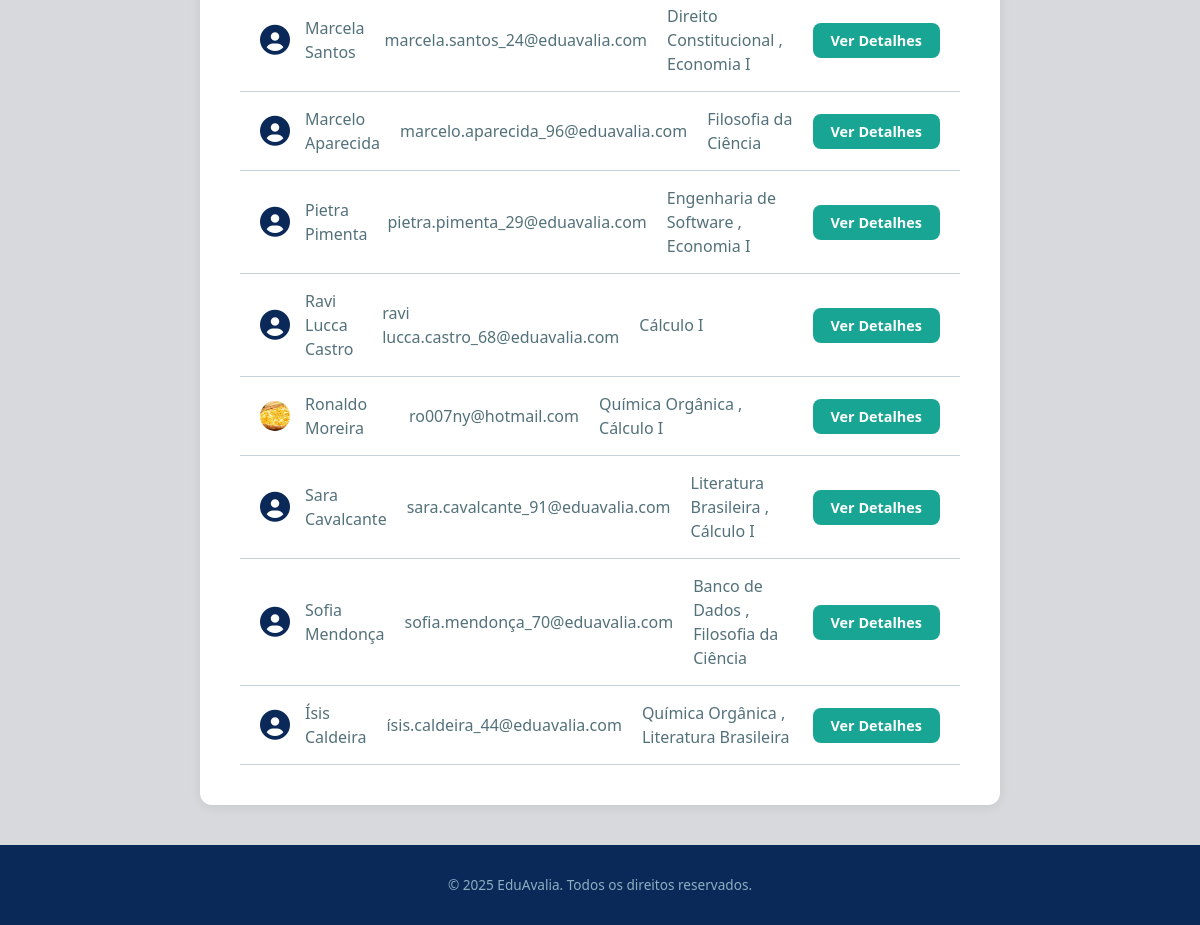
The page /professores/ (signed in, lower part) on the database as committed earlier.
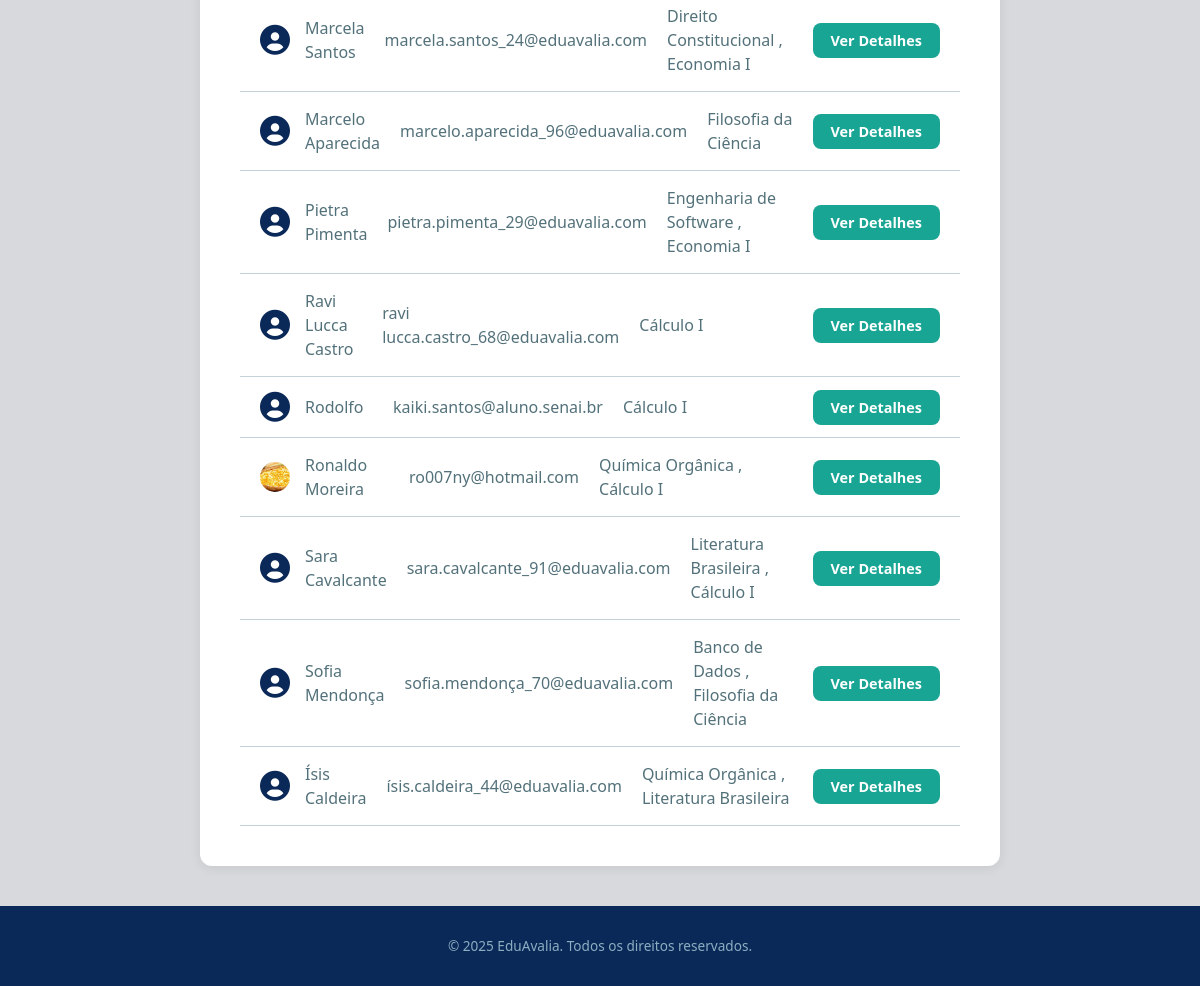
The same page on the database as committed later.
### avaliacoes/models.py (models this page shows, shortened)
class Professor(models.Model):
    user = models.OneToOneField(CustomUser, on_delete=models.CASCADE, limit_choices_to={'user_type': 'professor'})
    foto = models.ImageField(upload_to='professores_fotos/', blank=True, null=True)

class CustomUser(AbstractUser):
    USER_TYPE_CHOICES = (
        ('aluno', 'Aluno'),
        ('professor', 'Professor'),
        ('admin', 'Administrador'),
    )
    user_type = models.CharField(max_length=20, choices=USER_TYPE_CHOICES, default='aluno')
    cpf = models.CharField(max_length=11, unique=True)
    data_nascimento = models.DateField(null=True, blank=True)

class DisciplinaPessoa(models.Model):
    STATUS_CHOICES = [
        ('ativo', 'Ativo'),
        ('inativo', 'Inativo'),
    ]
    disciplina = models.ForeignKey('Materia', on_delete=models.CASCADE)
    pessoa = models.ForeignKey('CustomUser', on_delete=models.CASCADE, related_name='disciplinas_pessoa')
    status = models.CharField(max_length=20, choices=STATUS_CHOICES, default='ativo')
    class Meta:
        unique_together = ('disciplina', 'pessoa')

class Materia(models.Model):
    nome = models.CharField(max_length=100) # Este campo armazena o nome real ("Química")
    codigo = models.CharField(max_length=20, unique=True)
    data_inicio = models.DateField()
    nome_normalized = models.CharField(max_length=100, blank=True, db_index=True)

### avaliacoes/views.py (the view)
# urls.py: path('professores/', views.lista_professores, name='lista_professores'),
@login_required(login_url='login')
def lista_professores(request):
    professores = Professor.objects.annotate(
        media_nota=Avg('user__disciplinas_pessoa__avaliacoes__categorias_avaliacao__nota')
    ).filter(id__isnull=False).order_by('user__first_name') # Adicionei ordenação
    query_professor = request.GET.get('q_professor')
    query_disciplina = request.GET.get('q_disciplina')
    if query_professor:
        professores = professores.filter(
            Q(user__first_name__icontains=query_professor) |
            Q(user__last_name__icontains=query_professor)
        )
    if query_disciplina:
        professores = professores.filter(
            user__disciplinas_pessoa__disciplina__nome__icontains=query_disciplina
        ).distinct() # .distinct() evita professores duplicados se ele der 2x a mesma matéria
    context = {
        'professores': professores,
        'query_professor': query_professor, # Bônus: envia o termo de volta
        'query_disciplina': query_disciplina # Bônus: envia o termo de volta
    }
    return render(request, 'avaliacoes/lista_professores.html', context)

### avaliacoes/templates/avaliacoes/lista_professores.html (shortened to what this page needs)
{% extends 'base.html' %}
{% load static %}
{% block content %}
<main class="admin-container">
    <section class="admin-panel">
        <div class="professor-list-container">
            {% for professor in professores %}
            <div class="professor-item" style="
                display: grid;
                grid-template-columns: 2fr 2fr 3fr 1fr;
                gap: 20px;
                padding: 15px 20px;
                border-bottom: 1px solid var(--cinza-claro);
                align-items: center;
                color: var(--verde-escuro-letras);
            ">
                <div style="display: flex; align-items: center;">
                    {% if professor.foto %}
                        <img src="{{ professor.foto.url }}" alt="Foto de {{ professor.user.first_name }}" style="
                            width: 30px;
                            height: 30px;
                            border-radius: 50%; /* Deixa a foto redonda */
                            object-fit: cover; /* Garante que a imagem não distorça */
                            margin-right: 15px;
                        ">
                    {% else %}
                        <i class="fas fa-user-circle" style="
                            font-size: 30px;
                            color: var(--azul-marinho);
                            margin-right: 15px;
                        "></i>
                    {% endif %}
                    <span>{{ professor.user.first_name }} {{ professor.user.last_name }}</span>
                </div>
                <span>{{ professor.user.email }}</span>
                <span>
                    {% for dp in professor.user.disciplinas_pessoa.all %}
                        {{ dp.disciplina.nome }}
                        {% if not forloop.last %}, {% endif %} {% empty %}
                        <span style="opacity: 0.7;">Nenhuma disciplina</span>
                    {% endfor %}
                </span>
                <div>
                    <a href="{% url 'detalhes_professor' professor.id %}" class="btn" style="
                        padding: 8px 18px;
                        font-size: 0.9rem;
                        white-space: nowrap;
                    ">
                        Ver Detalhes
                    </a>
                </div>
            </div>
            {% empty %}
                <p style="padding: 20px; color: var(--cinza-escuro-letras);">Nenhum professor cadastrado ainda.</p>
            {% endfor %}
            </div>
    </section>
</main>
{% endblock content %}

Rows that differ between the two databases and show on the page:
added Professor: user.first_name "Rodolfo", user.email "kaiki.santos@aluno.senai.br"
added DisciplinaPessoa: disciplina.nome "Cálculo I", shown under "Rodolfo"
